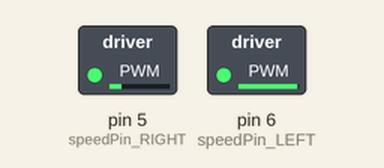
This sketch was run on a simulated Arduino Uno, built with avr-gcc and run on an emulated ATmega328P. On the bench: switched loads named in the sketch (green lamp = pin HIGH).

Above: at 0.05 s.
At 4.0 s:
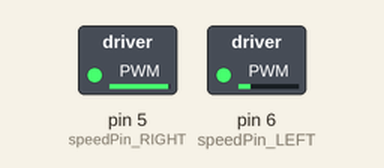
Timing chart, 0 to 5.2 s (numbered marks = the images above):
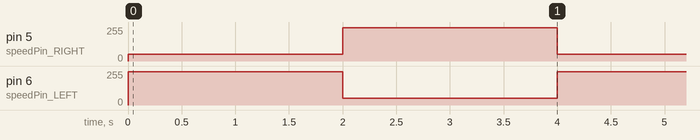

Measured:
- by itself, pin 5 (speedPin_RIGHT), pin 6 (speedPin_LEFT): alternates 250/255 for 2.0 s and 50/255 for 2.0 s

The sketch:

Cherokey_POC.ino
```cpp
// M2 and M4 are the FRONT and REAR motors on the LEFT side
// M1 and M3 are the FRONT and REAR motors on the RIGHT side

int speedPin_RIGHT = 5;
int speedPin_LEFT = 6;

int directionPin_RIGHT = 4;
int directionPin_LEFT = 7;

int LEFT_MOTOR_FORWARD = LOW;
int LEFT_MOTOR_REVERSE = HIGH;
int RIGHT_MOTOR_FORWARD = HIGH;
int RIGHT_MOTOR_REVERSE = LOW;

void setup(){
}

void loop(){
carForward(250,50);
delay(2000);
carForward(50,250);
delay(2000);
//carStop();
//delay(1000);
//carTurnLeft(250,250);
//delay(1000);
//carTurnRight(250,250);
//delay(1000);
//carStop();
//delay(5000);
}

void carStop(){
  digitalWrite(speedPin_LEFT,0);
  digitalWrite(directionPin_RIGHT,RIGHT_MOTOR_FORWARD);
  digitalWrite(speedPin_RIGHT,0);
  digitalWrite(directionPin_LEFT,LEFT_MOTOR_FORWARD);
}

void carForward(int leftSpeed,int rightSpeed){   //Move forward
  analogWrite (speedPin_LEFT,leftSpeed);
  digitalWrite(directionPin_LEFT,LEFT_MOTOR_FORWARD);
  analogWrite (speedPin_RIGHT,rightSpeed);
  digitalWrite(directionPin_RIGHT,RIGHT_MOTOR_FORWARD);
}

void carReverse(int leftSpeed,int rightSpeed){
  analogWrite (speedPin_LEFT,leftSpeed);
  digitalWrite(directionPin_LEFT,LEFT_MOTOR_REVERSE);
  analogWrite (speedPin_RIGHT,rightSpeed);
  digitalWrite(directionPin_RIGHT,RIGHT_MOTOR_REVERSE);
}

void carTurnLeft(int leftSpeed,int rightSpeed){  //Turn Left
  analogWrite (speedPin_LEFT,leftSpeed);
  digitalWrite(directionPin_LEFT,LEFT_MOTOR_REVERSE);
  analogWrite (speedPin_RIGHT,rightSpeed);
  digitalWrite(directionPin_RIGHT,RIGHT_MOTOR_FORWARD);
}
void carTurnRight(int leftSpeed,int rightSpeed){  //Turn Right
  analogWrite (speedPin_LEFT,leftSpeed);
  digitalWrite(directionPin_LEFT,LEFT_MOTOR_FORWARD);
  analogWrite (speedPin_RIGHT,rightSpeed);
  digitalWrite(directionPin_RIGHT,RIGHT_MOTOR_REVERSE);
}
```
